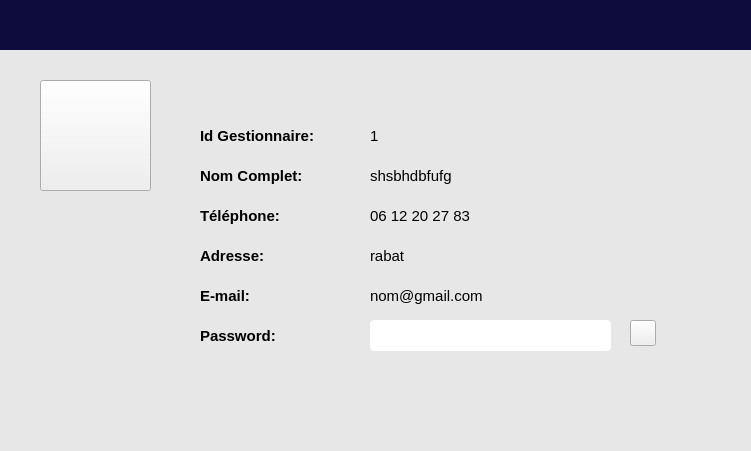
<?xml version="1.0" encoding="UTF-8"?>
<ui version="4.0">
 <class>Form</class>
 <widget class="QWidget" name="Form">
  <property name="geometry">
   <rect>
    <x>0</x>
    <y>0</y>
    <width>751</width>
    <height>451</height>
   </rect>
  </property>
  <property name="windowTitle">
   <string>Form</string>
  </property>
  <widget class="QLabel" name="label_2">
   <property name="geometry">
    <rect>
     <x>0</x>
     <y>0</y>
     <width>751</width>
     <height>51</height>
    </rect>
   </property>
   <property name="styleSheet">
    <string notr="true">background-color:rgb(13,12,60)</string>
   </property>
   <property name="text">
    <string/>
   </property>
  </widget>
  <widget class="QLabel" name="label">
   <property name="geometry">
    <rect>
     <x>0</x>
     <y>50</y>
     <width>751</width>
     <height>451</height>
    </rect>
   </property>
   <property name="styleSheet">
    <string notr="true">background-color:rgb(231, 231, 231)</string>
   </property>
   <property name="text">
    <string/>
   </property>
  </widget>
  <widget class="QLabel" name="label_6">
   <property name="geometry">
    <rect>
     <x>200</x>
     <y>160</y>
     <width>111</width>
     <height>31</height>
    </rect>
   </property>
   <property name="font">
    <font>
     <pointsize>11</pointsize>
     <weight>75</weight>
     <bold>true</bold>
    </font>
   </property>
   <property name="text">
    <string>Nom Complet:</string>
   </property>
  </widget>
  <widget class="QLabel" name="label_3">
   <property name="geometry">
    <rect>
     <x>200</x>
     <y>120</y>
     <width>121</width>
     <height>31</height>
    </rect>
   </property>
   <property name="font">
    <font>
     <pointsize>11</pointsize>
     <weight>75</weight>
     <bold>true</bold>
    </font>
   </property>
   <property name="text">
    <string>Id Gestionnaire:</string>
   </property>
  </widget>
  <widget class="QLabel" name="label_10">
   <property name="geometry">
    <rect>
     <x>200</x>
     <y>200</y>
     <width>111</width>
     <height>31</height>
    </rect>
   </property>
   <property name="font">
    <font>
     <pointsize>11</pointsize>
     <weight>75</weight>
     <bold>true</bold>
    </font>
   </property>
   <property name="text">
    <string>Téléphone:</string>
   </property>
  </widget>
  <widget class="QLabel" name="label_12">
   <property name="geometry">
    <rect>
     <x>200</x>
     <y>320</y>
     <width>101</width>
     <height>31</height>
    </rect>
   </property>
   <property name="font">
    <font>
     <pointsize>11</pointsize>
     <weight>75</weight>
     <bold>true</bold>
    </font>
   </property>
   <property name="text">
    <string>Password:</string>
   </property>
  </widget>
  <widget class="QLabel" name="nomLabel">
   <property name="geometry">
    <rect>
     <x>370</x>
     <y>160</y>
     <width>131</width>
     <height>31</height>
    </rect>
   </property>
   <property name="font">
    <font>
     <pointsize>11</pointsize>
    </font>
   </property>
   <property name="text">
    <string>shsbhdbfufg</string>
   </property>
  </widget>
  <widget class="QLabel" name="label_9">
   <property name="geometry">
    <rect>
     <x>200</x>
     <y>240</y>
     <width>101</width>
     <height>31</height>
    </rect>
   </property>
   <property name="font">
    <font>
     <pointsize>11</pointsize>
     <weight>75</weight>
     <bold>true</bold>
    </font>
   </property>
   <property name="text">
    <string>Adresse:</string>
   </property>
  </widget>
  <widget class="QLabel" name="label_11">
   <property name="geometry">
    <rect>
     <x>200</x>
     <y>280</y>
     <width>101</width>
     <height>31</height>
    </rect>
   </property>
   <property name="font">
    <font>
     <pointsize>11</pointsize>
     <weight>75</weight>
     <bold>true</bold>
    </font>
   </property>
   <property name="text">
    <string>E-mail:</string>
   </property>
  </widget>
  <widget class="QLabel" name="teleLabel">
   <property name="geometry">
    <rect>
     <x>370</x>
     <y>200</y>
     <width>131</width>
     <height>31</height>
    </rect>
   </property>
   <property name="font">
    <font>
     <pointsize>11</pointsize>
    </font>
   </property>
   <property name="text">
    <string>06 12 20 27 83</string>
   </property>
  </widget>
  <widget class="QLabel" name="idLabel">
   <property name="geometry">
    <rect>
     <x>370</x>
     <y>120</y>
     <width>131</width>
     <height>31</height>
    </rect>
   </property>
   <property name="font">
    <font>
     <pointsize>11</pointsize>
    </font>
   </property>
   <property name="text">
    <string>1</string>
   </property>
  </widget>
  <widget class="QLabel" name="emailLabel">
   <property name="geometry">
    <rect>
     <x>370</x>
     <y>280</y>
     <width>131</width>
     <height>31</height>
    </rect>
   </property>
   <property name="font">
    <font>
     <pointsize>11</pointsize>
    </font>
   </property>
   <property name="text">
    <string>nom@gmail.com</string>
   </property>
  </widget>
  <widget class="QLabel" name="adresseLabel">
   <property name="geometry">
    <rect>
     <x>370</x>
     <y>240</y>
     <width>131</width>
     <height>31</height>
    </rect>
   </property>
   <property name="font">
    <font>
     <pointsize>11</pointsize>
    </font>
   </property>
   <property name="text">
    <string>rabat</string>
   </property>
  </widget>
  <widget class="QPushButton" name="pushButton">
   <property name="geometry">
    <rect>
     <x>40</x>
     <y>80</y>
     <width>111</width>
     <height>111</height>
    </rect>
   </property>
   <property name="autoFillBackground">
    <bool>false</bool>
   </property>
   <property name="styleSheet">
    <string notr="true">background-image:url(:/newPrefix/icons8-personne-homme-100.png);
background-color:url(icons8-personne-homme-40.png);
background-repeat: no-repeat;</string>
   </property>
   <property name="text">
    <string/>
   </property>
  </widget>
  <widget class="QPushButton" name="pushButton_2">
   <property name="geometry">
    <rect>
     <x>630</x>
     <y>320</y>
     <width>26</width>
     <height>26</height>
    </rect>
   </property>
   <property name="styleSheet">
    <string notr="true">background-image:url(:/newPrefix/icons8-coche-23.png);</string>
   </property>
   <property name="text">
    <string/>
   </property>
  </widget>
  <widget class="QLineEdit" name="passwordtextfield">
   <property name="geometry">
    <rect>
     <x>370</x>
     <y>320</y>
     <width>241</width>
     <height>31</height>
    </rect>
   </property>
   <property name="font">
    <font>
     <pointsize>13</pointsize>
    </font>
   </property>
   <property name="styleSheet">
    <string notr="true">border-radius:4px</string>
   </property>
  </widget>
 </widget>
 <resources>
  <include location="../ferf.qrc"/>
 </resources>
 <connections/>
</ui>
